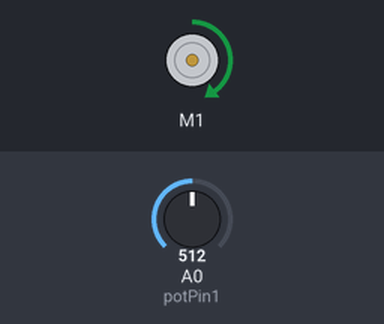
Bench run of a sketch on a simulated Arduino Uno, built with avr-gcc and run on an emulated ATmega328P. On the bench: DC motor (green arrow = forward, orange = backward, longer = faster). Inputs (shaded band) come from the test bench; at power-on: A0 (potPin1) = 512. What the sketch prints to the serial monitor is not drawn.

Above: at 1.8 s.
1.9 s: A0 (potPin1) set to 604
6.0 s: A0 (potPin1) set to 629
Timing chart, 0 to 9.0 s (numbered marks = the images above; inputs shaded):
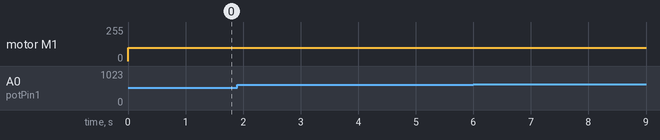

The sketch:

claw_close_run.ino
```cpp
//this sketch runs motor 2 continuously for testing
//and calibration purposes
#include <AFMotor.h>

AF_DCMotor motor1(1);
int potPin1 = 0;
int val1 = 0;

void setup()
{
  Serial.begin(9600);
  motor1.setSpeed(100);
  motor1.run(RELEASE);
}

void loop()
{
  //val1 = analogRead(potPin1);
  do
  {
    motor1.run(FORWARD);
    val1 = analogRead(potPin1);
    Serial.println(val1);
    delay(1000);
    //motor1.run(FORWARD);
  }while(val1>611);

  motor1.run(RELEASE);
  //delay(2000);
}
```
